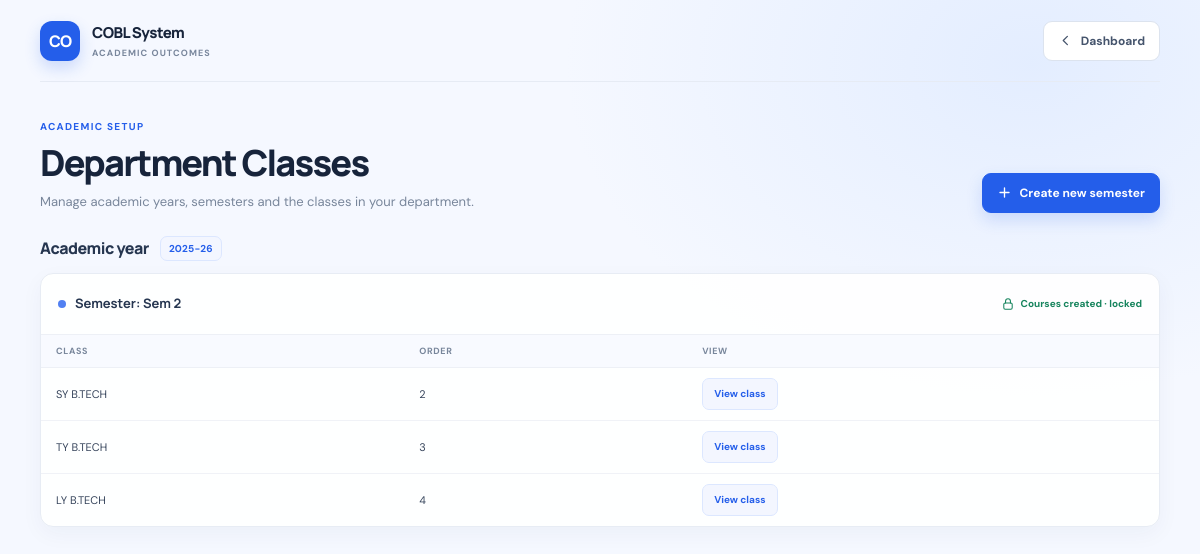
Page /dept/classes/ (signed in) on the committed database.
### accounts/models.py (models this page shows, shortened)
class AcademicClass(models.Model):
    department = models.ForeignKey(
        "Department",
        on_delete=models.CASCADE,
        related_name="classes"
    )
    mapped_department = models.ForeignKey(
        "Department",
        on_delete=models.SET_NULL,
        null=True,
        blank=True,
        related_name="mapped_classes"
    )
    name = models.CharField(max_length=50)
    academic_year = models.CharField(max_length=20)
    semester = models.CharField(max_length=10)
    order = models.PositiveIntegerField(default=1)
    is_locked = models.BooleanField(default=False)
    @property
    def has_course(self):
        return self.courses.exists()
    class Meta:
        unique_together = (
            'department',
            'mapped_department',
            'name',
            'academic_year',
            'semester'
        )
        ordering = ['-academic_year', '-semester', 'order']

### accounts/views.py (the view)
# urls.py: path("dept/classes/", views.dept_class_list, name="dept_class_list"),
@login_required
def dept_class_list(request):
    user = request.user
    if not user.department or user.department.is_general_science:
        return redirect("no_permission")
    classes = AcademicClass.objects.filter(
        department=user.department
    ).order_by("-academic_year", "-semester")
    return render(request, "department/list.html", {
        "classes": classes
    })

### accounts/templates/department/list.html (shortened to what this page needs)
<!DOCTYPE html>
<html lang="en">
<head>
</head>
<body>
    <div class="classes-shell">
        <header class="topbar">
            <a class="brand" href="{% url 'hod_dashboard' %}" aria-label="COBL HOD dashboard">
                <span class="brand-mark" aria-hidden="true">CO</span>
                <span>
                    <span class="brand-name">COBL System</span>
                    <span class="brand-caption">Academic outcomes</span>
                </span>
            </a>
            <a class="dashboard-link" href="{% url 'hod_dashboard' %}">
                <svg viewBox="0 0 20 20" fill="none" aria-hidden="true"><path d="M12.5 4.5 7 10l5.5 5.5" stroke="currentColor" stroke-width="1.7" stroke-linecap="round" stroke-linejoin="round"/></svg>
                Dashboard
            </a>
        </header>
        <main class="page-content">
            <section class="page-heading" aria-labelledby="page-title">
                <div>
                    <p class="eyebrow">Academic setup</p>
                    <h1 id="page-title">Department Classes</h1>
                    <p class="page-description">Manage academic years, semesters and the classes in your department.</p>
                </div>
                <a class="create-link" href="{% url 'dept_class_create' %}">
                    <svg viewBox="0 0 20 20" fill="none" aria-hidden="true"><path d="M10 4v12M4 10h12" stroke="currentColor" stroke-width="1.8" stroke-linecap="round"/></svg>
                    Create new semester
                </a>
            </section>
            {% regroup classes by academic_year as year_list %}
            {% for year in year_list %}
            <section class="year-section" aria-labelledby="year-{{ forloop.counter }}">
                <h2 class="year-heading" id="year-{{ forloop.counter }}">
                    Academic year
                    <span class="year-chip">{{ year.grouper }}</span>
                </h2>
                {% regroup year.list by semester as sem_list %}
                {% for sem in sem_list %}
                <form class="semester-card" method="post" action="{% url 'dept_sem_update' year.grouper sem.grouper %}"
                      onsubmit="return confirm('Are you sure you want to save changes?');">
                    <div class="semester-heading">
                        <h3 class="semester-title"><span class="semester-dot" aria-hidden="true"></span>Semester: {{ sem.grouper }}</h3>
                        <div class="semester-actions">
                            {% if sem.list.0.has_course %}
                            <span class="semester-status">
                                <svg viewBox="0 0 20 20" fill="none" aria-hidden="true"><rect x="4" y="8.5" width="12" height="9" rx="2" stroke="currentColor" stroke-width="1.5"/><path d="M6.5 8.5V6a3.5 3.5 0 0 1 7 0v2.5" stroke="currentColor" stroke-width="1.5" stroke-linecap="round"/></svg>
                                Courses created · locked
                            </span>
                            {% elif sem.list.0.is_locked %}
                            <a href="{% url 'dept_sem_edit' year.grouper sem.grouper %}" class="small-button">Edit semester</a>
                            {% else %}
                            <button type="submit" class="small-button save-semester">Save semester</button>
                            {% endif %}
                        </div>
                    </div>
                    <div class="table-wrap">
                        <table class="class-table" id="table_{{ year.grouper }}_{{ sem.grouper }}">
                            <thead>
                                <tr>
                                    <th scope="col">Class</th>
                                    <th scope="col">Order</th>
                                    <th scope="col">View</th>
                                </tr>
                            </thead>
                            <tbody>
                                {% for class in sem.list %}
                                <tr>
                                    <td>
                                        {% if class.is_locked %}
                                        {{ class.name }}
                                        {% else %}
                                        <input type="text" name="name_{{ class.id }}" value="{{ class.name }}" aria-label="Class name">
                                        {% endif %}
                                    </td>
                                    <td>
                                        {% if class.is_locked %}
                                        {{ class.order }}
                                        {% else %}
                                        <input type="number" name="order_{{ class.id }}" value="{{ class.order }}" aria-label="Class order">
                                        {% endif %}
                                    </td>
                                    <td><a href="{% url 'class_dashboard' class.id %}" class="view-link">View class</a></td>
                                </tr>
                                {% endfor %}
                            </tbody>
                        </table>
                    </div>
                </form>
                {% endfor %}
            </section>
            {% empty %}
            <div class="empty-state">
                <strong>No classes created yet</strong>
                Start by creating a semester and adding its classes.
            </div>
            {% endfor %}
        </main>
    </div>
</body>
</html>

### rows in the picture
AcademicClass: grouper "2025-26", grouper "Sem 2", name "SY B.TECH", order "2"
AcademicClass: name "TY B.TECH", order "3"
AcademicClass: name "LY B.TECH", order "4"
